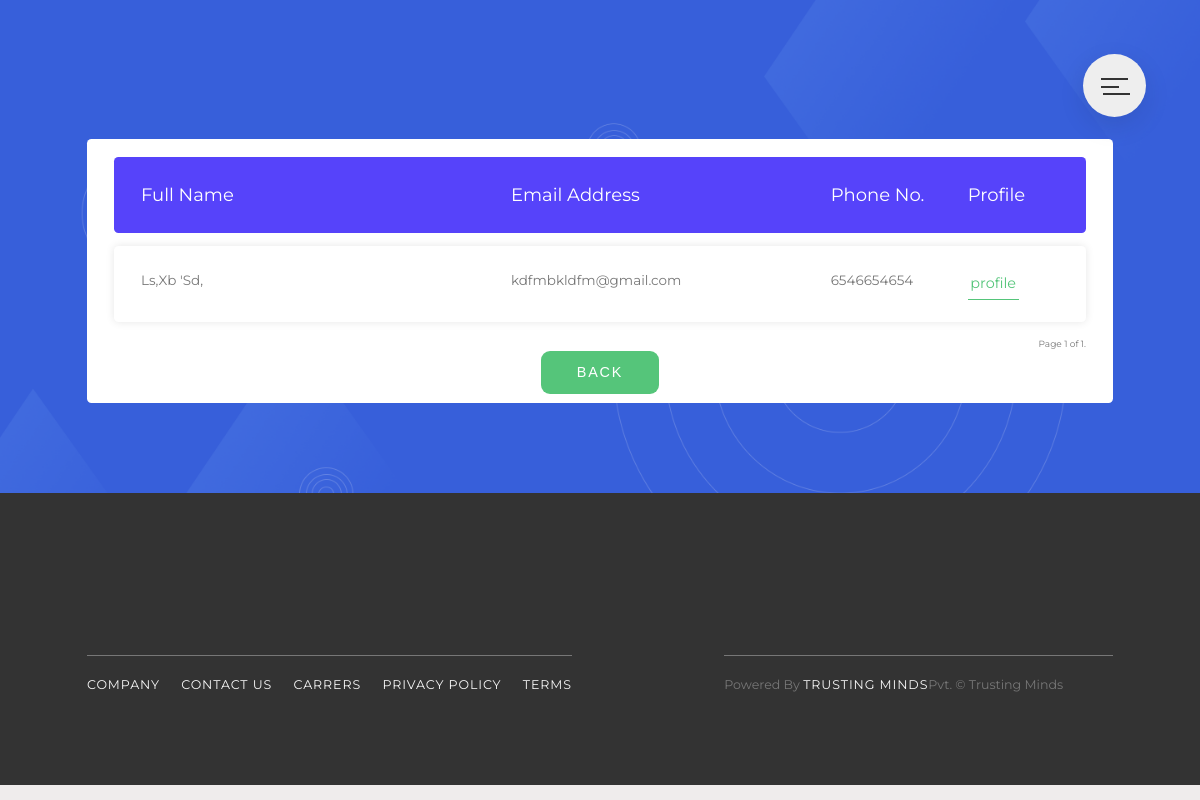
/all-patient (signed in), run on an earlier commit of the app's database.
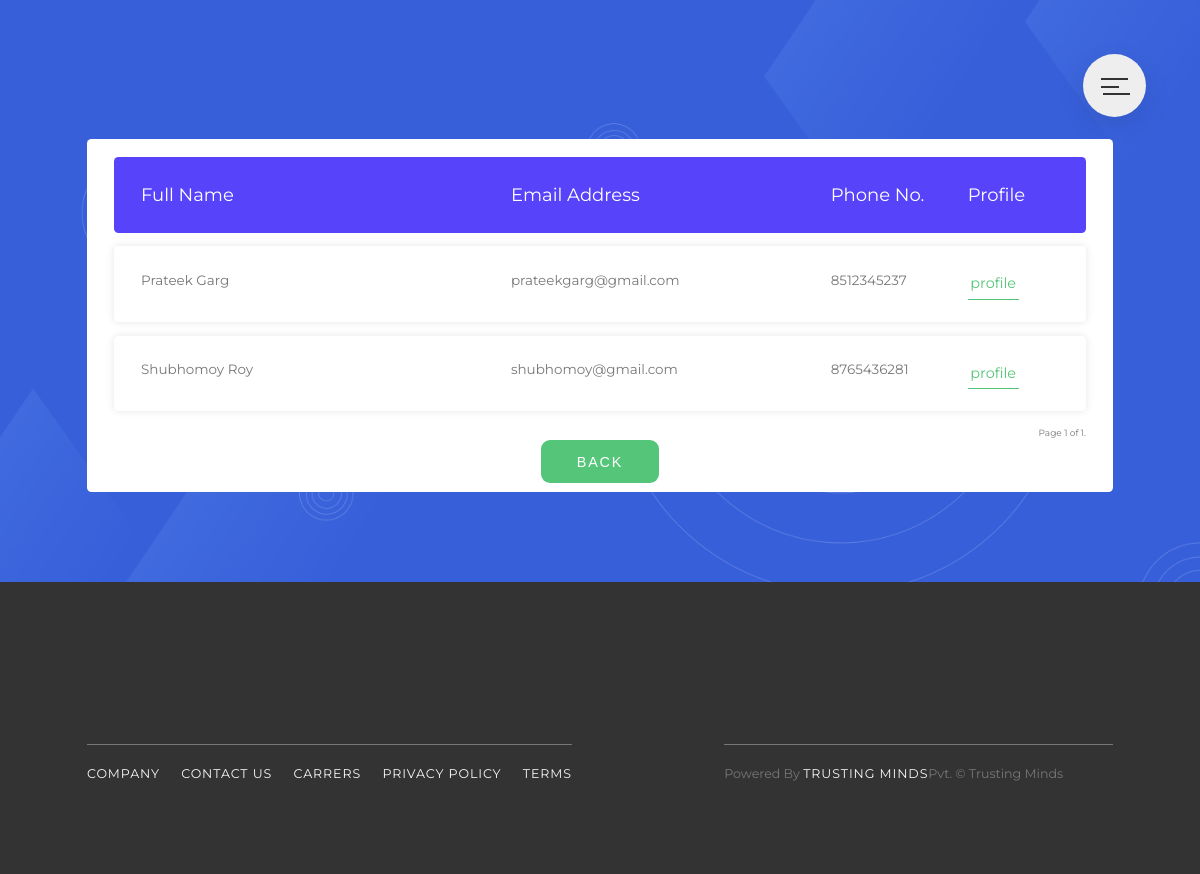
And on a later commit of the database.
### patient/models.py (models this page shows, shortened)
class Patient(models.Model):
    first_name = models.CharField(max_length=55, blank=False, null=False)
    last_name = models.CharField(max_length=55, blank=False, null=False)
    email = models.EmailField(max_length=255, blank=False, null=False, unique=True)
    address = models.TextField(max_length=255, blank=True, null=True)
    postal_zip = models.IntegerField(max_length=255, blank=True, null=True)
    city = models.CharField(max_length=255, blank=True, null=True)
    country = models.CharField(max_length=255, blank=True, null=True)
    phone_number = models.IntegerField(max_length=17, blank=True, null=True) # mobile
    alternate_number = models.IntegerField(max_length=17, blank=True, null=True) # alternate

### patient/views.py (the view)
# urls.py: path('all-patient', PatientListView.as_view(), name='patient-list-view'),
class PatientListView(LoginRequiredMixin, ListView):
    model = Patient
    template_name = 'patient/patient_list_view.html'
    paginate_by = 5
    context_object_name = 'patient_list'

### patient/templates/patient/patient_list_view.html (shortened to what this page needs)
{%  extends 'patient/base2.html' %}
{% load static %}
{% load widget_tweaks %}
{% block content %}
<section class="section-form__apt">
      <div class="section-form-heading__apt GB">
        <h1 class="heading-secondary u-margin-top-big u-margin-bottom-small">
        </h1>
      </div>
      <div class="container__apt u-margin-bottom-big GB">
        <ul class="responsive-table__apt GB">
          <li class="table-header__apt GB">
            <div class="col__apt col-1__apt GB">Full Name</div>
            <div class="col__apt col-2__apt GB">Email Address</div>
            <div class="col__apt col-3__apt GB">Phone No.</div>
            <div class="col__apt col-4__apt GB">Profile</div>
          </li>
         {% for patient in patient_list %}
          <li class="table-row__apt GB">
            <div class="col__apt col-1__apt GB" data-label="Name">
              {{patient.first_name}} {{patient.last_name}}
            </div>
            <div class="col__apt col-2__apt comp1 GB" data-label="Email">
              {{patient.email}}
            </div>
            <div class="col col-3__apt GB" data-label="Date1">{{patient.phone_number}}</div>
            <div class="col__apt col-4__apt GB" data-label="Profile">
              <a class="btn-text" href="{% url "patient-profile" patient.id %}">profile</a>
            </div>
          </li>
          {% endfor %}
          <div class="pagination" style="display : grid; text-align : right;">
          <span class="step-links" class="form__group">
            <span  class="form__group">Page {{ page_obj.number }} of {{ page_obj.paginator.num_pages }}.</span>
          </span>
          </div>
          <center><button class="btn btn--green" onclick = "window.location.href='{% url 'patient-home' %}'">
            BACK
          </button></center>
        </ul>
      </div>
      <div>
        <h3>&nbsp;</h3>
      </div>
    </section>
{% endblock %}

### patient/templates/patient/base2.html (shortened to what this page needs)
{% load static %}
<!DOCTYPE html>
<html lang="en">
  <head>
    <link
      rel="stylesheet"
      href="https://cdnjs.cloudflare.com/ajax/libs/font-awesome/4.7.0/css/font-awesome.min.css"
    />
    <link rel="stylesheet" href="{% static 'patient/css/icon-font.css' %}" />
    <link rel="stylesheet" href="{% static 'patient/css/style.css' %}" />
  </head>
  <body>
    <div class="navigation GB">
      <label for="navi-toggle" class="navigation__button GB">
        <span class="navigation__icon">&nbsp;</span>
      </label>
    </div>
		{% block content %}
		{% endblock content %}
    <footer class="footer">
      <div class="row GB">
        <div class="col-1-of-2 GB">
          <div class="footer__navigation">
            <ul class="footer__list">
              <li class="footer__item">
                <a href="#" class="footer__link">Company</a>
              </li>
              <li class="footer__item">
                <a href="#" class="footer__link">Contact Us</a>
              </li>
              <li class="footer__item">
                <a href="#" class="footer__link">Carrers</a>
              </li>
              <li class="footer__item">
                <a href="#" class="footer__link">Privacy Policy</a>
              </li>
              <li class="footer__item">
                <a href="#" class="footer__link">Terms</a>
              </li>
            </ul>
          </div>
        </div>
        <div class="col-1-of-2 GB">
          <p class="footer__copyright">
            Powered By <a href="#" class="footer__link">Trusting Minds</a>Pvt.
            &copy; Trusting Minds
          </p>
        </div>
      </div>
    </footer>
  </body>
</html>

### patient/static/patient/css/style.css (style rules this page uses)
*, *::after, *::before { margin: 0; padding: 0; box-sizing: inherit; }
html { font-size: 62.5%; }
@media only screen and (max-width: 75em) { html { font-size: 56.25%; } }
body { box-sizing: border-box; }
body { font-family: "Montserrat", sans-serif; font-weight: 400; line-height: 1.7; color: #777; background-color: #eeebebef; }
.heading-secondary { font-size: 3.5rem; font-weight: 700; text-transform: uppercase; letter-spacing: 0.2rem; word-spacing: 0.5rem; display: inline-block; background-image: linear-gradient(to right, #7ed56f, #28b485); -webkit-background-clip: text; background-clip: text; color: transparent; transition: all 0.5s; }
.u-margin-bottom-small { margin-bottom: 1.5rem !important; }
.u-margin-bottom-big { margin-bottom: 8rem !important; }
.u-margin-top-big { margin-top: 8rem !important; }
.row { max-width: 114rem; margin: 0 auto; }
.row::after { content: ""; display: table; clear: both; }
.row [class^="col-"] { float: left; }
.row [class^="col-"]:not(:last-child) { margin-right: 6rem; }
.row .col-1-of-2 { width: calc((100% - 6rem) / 2); }
.navigation__button { background-color: #eee; height: 7rem; width: 7rem; border-radius: 50%; position: fixed; top: 6rem; right: 6rem; z-index: 2000; box-shadow: 0 1rem 3rem rgba(0, 0, 0, 0.1); cursor: pointer; }
.navigation__icon { position: relative; margin-top: 3.5rem; margin-left: 2rem; width: 2rem; height: 2px; background-color: #333; display: inline-block; }
.navigation__icon::before, .navigation__icon::after { height: 2px; width: 3rem; background-color: #333; display: inline-block; }
.navigation__icon::before, .navigation__icon::after { content: ""; position: absolute; top: 0; transition: all 0.2s; }
.navigation__icon::before { top: -0.8rem; }
.navigation__icon::after { top: 0.8rem; }
.footer { background-color: #333; padding: 10rem 0; font-size: 1.4rem; }
.footer__navigation { border-top: 1px solid #777; padding-top: 2rem; display: inline-block; }
.footer__list { list-style: none; }
.footer__item { display: inline-block; }
.footer__item:not(:last-child) { margin-right: 2rem; }
.footer__link:link, .footer__link:visited { color: #f7f7f7; text-decoration: none; text-transform: uppercase; display: inline-block; letter-spacing: 0.1rem; transition: all 0.2s; }
.footer__copyright { border-top: 1px solid #777; padding-top: 2rem; width: 80%; float: right; }
.btn, .btn:link, .btn:visited { text-decoration: none; text-transform: uppercase; font-size: 1.6rem; letter-spacing: 0.2rem; word-spacing: 0.1rem; padding: 1.5rem 4rem; border-radius: 1rem; transition: all 0.2s; position: relative; border: none; cursor: pointer; }
.btn--green { background-color: #55c57a; color: #fff; display: inline-block; }
.btn-text:link, .btn-text:visited { font-size: 1.6rem; color: #55c57a; display: inline-block; text-decoration: none; border-bottom: 0.1rem solid #55c57a; padding: 0.3rem; transition: all 0.3s; }
.section-form__apt { background-image: url(../img/3.png); background-size: cover; background-position: top; }
.container__apt { max-width: 114rem; margin-left: auto; margin-right: auto; padding: 1rem 3rem; background-color: #fff; border-radius: 0.5rem; }
.responsive-table__apt li { margin-top: 1rem; border-radius: 0.5rem; padding: 2.5rem 3rem; display: flex; margin-bottom: 1.5rem; }
.responsive-table__apt .table-header__apt { background-color: #5643fa; color: #fff; font-size: 2rem; font-weight: 400; }
.responsive-table__apt .table-row__apt { background-color: #ffffff; box-shadow: 0px 0px 9px 0px rgba(0, 0, 0, 0.1); font-size: 1.5rem; font-weight: 400; transition: all 0.2s; cursor: pointer; justify-content: space-evenly; }
.responsive-table__apt .col-1__apt { flex-basis: 40%; }
.responsive-table__apt .col-2__apt { flex-basis: 35%; margin-left: 0.5rem; }
.responsive-table__apt .col-3__apt { flex-basis: 15%; }
.responsive-table__apt .col-4__apt { flex-basis: 10%; }
.responsive-table__apt .comp1 { border-radius: 0.5rem; }

What changed in the data, as far as the page shows it:
removed Patient: first_name "Ls,Xb", last_name "'Sd,", email "kdfmbkldfm@gmail.com", phone_number "6546654654"
added Patient: first_name "Prateek", last_name "Garg", email "prateekgarg@gmail.com", phone_number "8512345237"
added Patient: first_name "Shubhomoy", last_name "Roy", email "shubhomoy@gmail.com", phone_number "8765436281"
